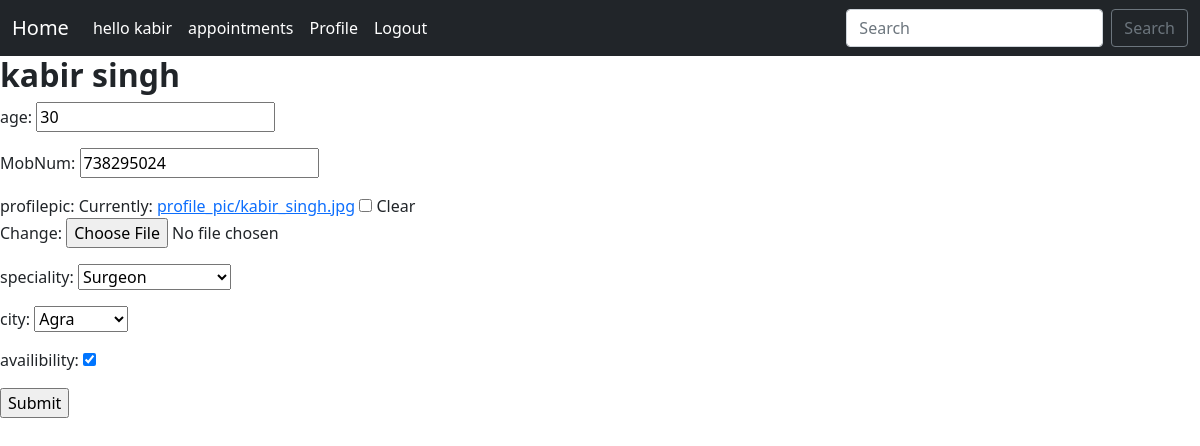
/doctor_profile (signed in), run on the app's committed database.
### appoint/models.py (models this page shows, shortened)
class User(AbstractUser):
    is_patient = models.BooleanField(default=False)
    is_doctor = models.BooleanField(default=False)

class Doctor(models.Model):
    user = models.OneToOneField(User,on_delete=models.CASCADE,null=True)
    slots=models.ManyToManyField(Slots,null=True)
    age = models.IntegerField(null=True,blank=True)
    mobNum = models.CharField(max_length=100,blank=True)
    profilePicture = models.ImageField(upload_to='profile_pic/',blank=True,null=True)
    speciality = models.ForeignKey(Speciality,null=True,on_delete=models.CASCADE,blank=True)
    city = models.ForeignKey(City,null=True,on_delete=models.CASCADE,blank=True)
    availability = models.BooleanField(default=True)

### appoint/views.py (the view)
# urls.py: path('doctor_profile',views.doctor_profile,name='doctor-profile'),
def doctor_profile(request):
    user=request.user
    if not user.is_doctor:
        redirect('home')
    doctor=Doctor.objects.get(user=user.id)
    form = DoctorForm(request.POST or None,request.FILES or None,instance=doctor)
    form1=  UserForm(instance=user)
    if form.is_valid():
        form.save()
        messages.info(request,'Details Updated Successfully')
        return redirect('doctor-profile')
    return render (request,'doctor_profile.html',{'form':form,'user':user,'form1':form1})

### appoint/forms.py
class DoctorForm(ModelForm):
    class Meta:
        model = Doctor
        fields = ( 'age', 'mobNum','profilePicture','speciality','city','availability')
        labels ={
            'age': 'age',
            'username': 'username',
            'city': 'city',
            'profilePicture': 'profilepic',
            'speciality':'speciality',
            'availability':'availibility',
        }

class UserForm(ModelForm):
    class Meta:
        model = User
        fields = ('first_name', 'last_name', 'username','email','password')
        labels ={
            'first_name': '',
            'last_name': '',
            'username': '',
            'manager': '',
            'email': '',
            'password':'',
        }
        widgets = {
            'first_name': forms.TextInput(attrs={'class':'form-control','placeholder':'first_name'}),
            'last_name': forms.TextInput(attrs={'class':'form-control','placeholder':'last_name'}),
            'username': forms.TextInput(attrs={'class':'form-control','placeholder':'username'}),
            'email': forms.EmailInput(attrs={'class':'form-control','placeholder':'email'}),
            'password': forms.PasswordInput(attrs={'class':'form-control','placeholder':'password'}),
        }

### appoint/models.py (called while the page is built)
    def __str__(self):
        return self.name

    def __str__(self):
        return self.name

### templates/doctor_profile.html (shortened to what this page needs)
{% extends 'base.html' %}
{% block content %}
    <h2><strong>{{user.first_name}} {{user.last_name}}</strong></h2>
    <form action=""  method="POST" enctype="multipart/form-data">
        {{form.as_p}}
        <input type="submit" name="upadate_profile" class="btn-btn-secondary" id="">
    </form>
{% endblock %}

### templates/navbar.html (shortened to what this page needs)
<nav class="navbar navbar-expand-lg navbar-dark bg-dark">
    <div class="container-fluid">
      <a class="navbar-brand" href="{% url 'home'%}">Home</a>
      <div class="collapse navbar-collapse" id="navbarSupportedContent">
        <ul class="navbar-nav me-auto mb-2 mb-lg-0">
          <li class="nav-item">
          {% if user.is_authenticated %}
          <li class="nav-item">
            <a class="nav-link active" aria-current="page" href="">hello {{ user.first_name }}</a>
          </li>
          <a class="nav-link active" aria-current="page" href="{% url 'view-appointments' %}">appointments</a>
          {% if user.is_doctor %}
            <a class="nav-link active" aria-current="page" href="{% url 'doctor-profile' %}">Profile</a>
            {% endif %}
          <li class="nav-item">
            <a class="nav-link active" aria-current="page" href="{% url 'logout'  %}">Logout</a>
          </li>
          {% endif %}
        </ul>
        <form class="d-flex" method="POST" action="{%  url 'search-doctors' %}">
            <input class="form-control me-2" type="search" placeholder="Search"  name="city"
            aria-label="Search">
            <button class="btn btn-outline-secondary" type="submit">Search</button>
          </form>
      </div>
    </div>
  </nav>

### data on the page
User: first_name "kabir", last_name "singh"
Doctor: age "30", mobNum "738295024", speciality "Surgeon", city "Agra", availability "☑"
